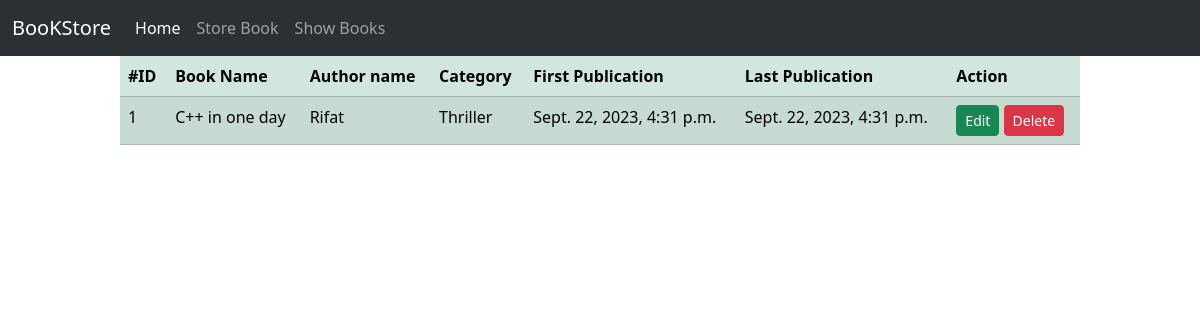
/books_details/1, run on the app's committed database.
### book/models.py (models this page shows, shortened)
class BookStoreModel(models.Model):
    CATEGORY = (
        ('Mystery','Mystery'),
        ('Thriller','Thriller'),
        ('Sci-Fi','Sci-Fi'),
        ('Humor','Humor'),
        ('Horror','Horror'),
    )
    id = models.IntegerField(primary_key=True)
    book_name = models.CharField(max_length=30)
    book_author = models.CharField(max_length=20)
    category = models.CharField(max_length=30, choices=CATEGORY)
    first_published = models.DateTimeField(auto_now_add=True) # django ekdom first data
    last_published = models.DateTimeField(auto_now=True) # erpor joto update korbo sei date dethabe

### book/views.py (the view)
# urls.py: path('books_details/<int:id>', views.BookDetailView.as_view(), name = 'book_details'),
class BookDetailView(DetailView):
    model = BookStoreModel
    template_name = 'book_delails.html'
    context_object_name = 'i'
    pk_url_kwarg = 'id'

### book/templates/book_delails.html
{% extends "base.html" %}
{% block content %}
<div style="width : 80% ; margin : auto">
    <table class="table table-success table-striped">
        <thead>
          <tr>
            <th scope="col">#ID</th>
            <th scope="col">Book Name</th>
            <th scope="col">Author name</th>
            <th scope="col">Category</th>
            <th scope="col">First Publication</th>
            <th scope="col"> Last Publication</th>
            <th scope="col"> Action</th>
          </tr>
        </thead>
        <tbody>
            <tr>
              <td>{{i.id}}</td>
              <td>{{i.book_name}}</td>
              <td>{{i.book_author}}</td>
              <td>{{i.category}}</td>
              <td>{{i.first_published}}</td>
              <td>{{i.last_published}}</td>
              <td><a class ="btn btn-success btn-sm" href="{% url 'edit_book' pk=i.id %}">Edit</a>
                <a class="btn btn-danger btn-sm" href="{% url 'delete_book' pk=i.id %}">Delete</a>
              </td>
            </tr>
        </tbody>
      </table>
</div>
{% endblock content %}

### data on the page
BookStoreModel: id "1", book_name "C++ in one day", book_author "Rifat", category "Thriller", first_published "Sept. 22, 2023, 4:31 p.m.", last_published "Sept. 22, 2023, 4:31 p.m."
